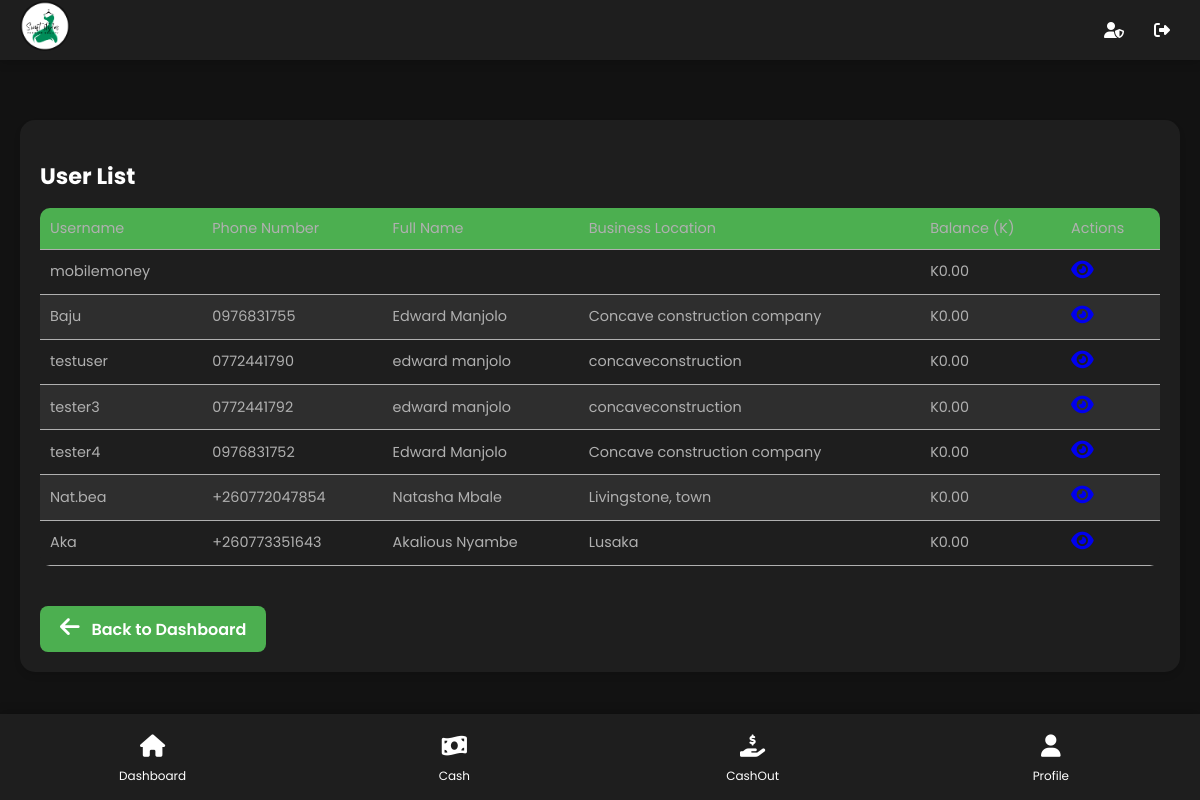
/a/users/ (signed in), run on an earlier commit of the app's database.
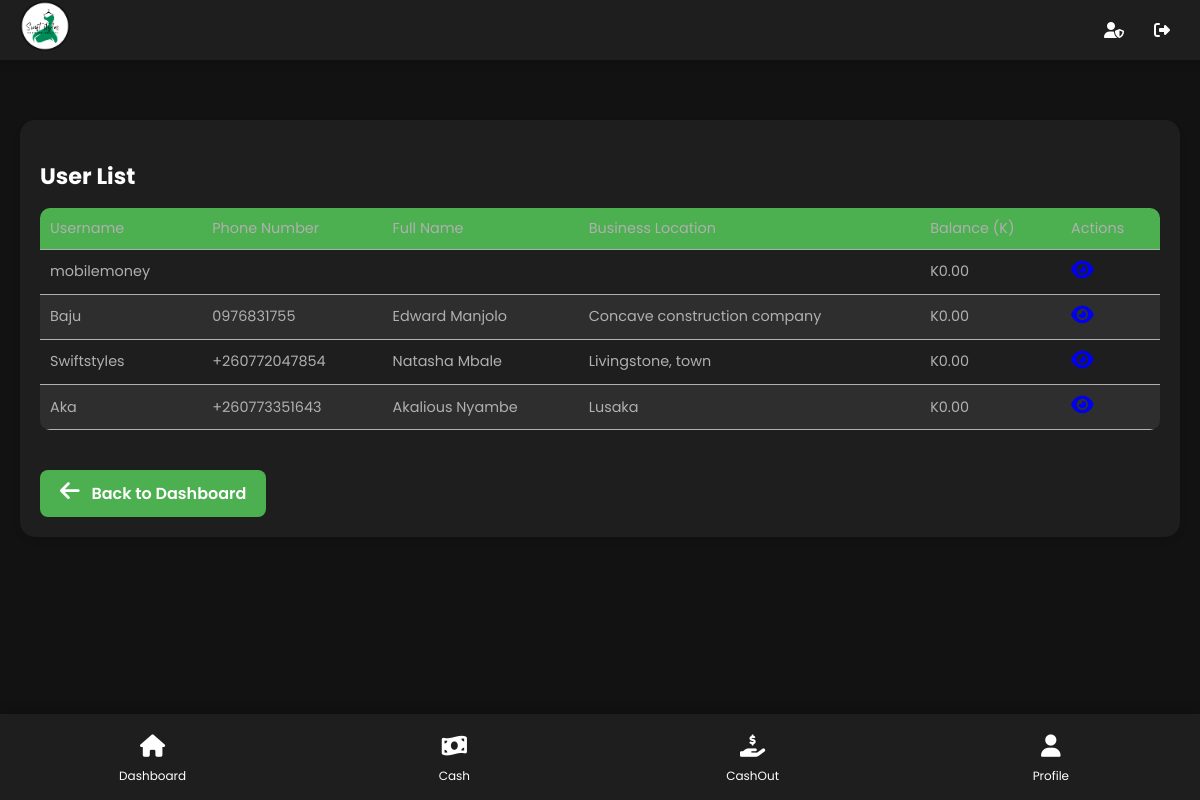
And on a later commit of the database.
### users/models.py (models this page shows, shortened)
class CustomUser(AbstractUser):
    first_name = models.CharField(max_length=100)
    last_name = models.CharField(max_length=100)
    phone_number = models.CharField(max_length=13, unique=True)
    house_number = models.CharField(max_length=50)
    business_location = models.CharField(max_length=255)
    profile_pic = models.ImageField(upload_to='profile_pics/', null=True, blank=True)
    profile_pic_thumbnail = models.ImageField(upload_to='profile_pics/thumbnails/', null=True, blank=True)
    is_approved = models.BooleanField(default=False)
    is_admin = models.BooleanField(default=False)  # Add this line

### mma/models.py (models this page shows, shortened)
class Balance(models.Model):
    agent = models.OneToOneField(CustomUser, on_delete=models.CASCADE)
    request_limit = models.DecimalField(max_digits=10, decimal_places=2, default=100)
    cash = models.DecimalField(max_digits=10, decimal_places=2, default=0)
    last_cashout = models.DateField(null=True, blank=True)
    float = models.DecimalField(max_digits=10, decimal_places=2, default=0)
    interest = models.DecimalField(max_digits=10, decimal_places=2, default=0)

### mma/views.py (the view)
# urls.py: path('a/users/', views.admin_user_list, name='a_user_list'),
@user_passes_test(is_admin)
def admin_user_list(request):
    users = CustomUser.objects.all()
    user_data = []
    for user in users:
        balance = Balance.objects.filter(agent=user).first()  # Fetch the balance for each user
        user_data.append({
            'user': user,
            'balance': balance.cash if balance else 0.00  # Assuming 'cash' is the balance field
        })
    return render(request, 'mma/admin_user_list.html', {'user_data': user_data})

### mma/views.py (called while the page is built)
def is_admin(user):
    return user.is_staff

### mma/templates/mma/admin_user_list.html (shortened to what this page needs)
{% extends 'mma/base.html' %}
{% block content %}
    <div class="dashboard-container">
        <div class="card">
            <h2 class="card-title">User List</h2>
            <div class="table-responsive">
                <table>
                    <thead>
                        <tr>
                            <th>Username</th>
                            <th>Phone Number</th>
                            <th>Full Name</th>
                            <th>Business Location</th>
                            <th>Balance (K)</th>
                            <th>Actions</th>
                        </tr>
                    </thead>
                    <tbody>
                        {% for item in user_data %}
                            <tr>
                                <td>{{ item.user.username }}</td>
                                <td>{{ item.user.phone_number }}</td>
                                <td>{{ item.user.first_name }} {{ item.user.last_name }}</td>
                                <td>{{ item.user.business_location }}</td>
                                <td>K{{ item.balance|floatformat:2 }}</td>
                                <td>
                                    <a href="{% url 'a_user_detail' user.id %}" class="">
                                        <i class="fas fa-eye icon"></i>
                                    </a>
                                </td>
                            </tr>
                        {% empty %}
                            <tr>
                                <td colspan="3">No users found.</td>
                            </tr>
                        {% endfor %}
                    </tbody>
                </table>
            </div>
            <div class="btn-container">
                <a href="{% url 'a_dashboard' %}" class="btn btn-primary">
                    <i class="fas fa-arrow-left icon"></i> Back to Dashboard
                </a>
            </div>
        </div>
    </div>
{% endblock %}

### mma/templates/mma/base.html (shortened to what this page needs)
<!DOCTYPE html>
{% load static %}
<html lang="en">
<head>
    <link rel="stylesheet" href="https://cdnjs.cloudflare.com/ajax/libs/font-awesome/6.4.0/css/all.min.css">
</head>
<body>
<header>
<a href="{% url 'product_list' %}" class="logo">
    <img src="{% static 'logo.png' %}" alt="SwiftStyles Logo" style="width: 50px; height: 50px; border-radius: 50%;">
</a>
    <nav class="top-nav">
        {% if user.is_authenticated %}
            {% if user.username == 'mobilemoney' %}
                <a href="{% url 'a_dashboard' %}" class="top-nav-item {% if request.resolver_match.url_name == 'a_dashboard' %}active-page{% endif %}" title="Admin"><i class="fas fa-user-shield"></i></a>
            {% endif %}
            <a href="{% url 'custom_logout' %}" class="top-nav-item {% if request.resolver_match.url_name == 'custom_logout' %}active-page{% endif %}" title="Logout"><i class="fas fa-sign-out-alt"></i></a>
            {% else %}
            <a href="{% url 'login' %}" class="top-nav-item {% if request.resolver_match.url_name == 'login' %}active-page{% endif %}" title="Login">
                <i class="fas fa-sign-in-alt"></i>
            </a>
        {% endif %}
    </nav>
</header>
<div class="messages">
</div>
<div class="container">
    <main>
        {% block content %}{% endblock %}
    </main>
</div>
<nav class="bottom-nav">
    {% if user.is_authenticated %}
        <a href="{% url 'dashboard' %}" class="icon-btn {% if request.resolver_match.url_name == 'dashboard' %}active-page{% endif %}" title="Dashboard">
            <span class="icon"><i class="fas fa-home"></i></span>
            <span class="icon-text">Dashboard</span>
        </a>
        <a href="{% url 'request_cash' %}" class="icon-btn {% if request.resolver_match.url_name == 'request_cash' %}active-page{% endif %}" title="Request Cash">
            <span class="icon"><i class="fas fa-money-bill-wave"></i></span>
            <span class="icon-text">Cash</span>
        </a>
        <a href="{% url 'cashout' %}" class="icon-btn {% if request.resolver_match.url_name == 'cashout' %}active-page{% endif %}" title="Cash Out">
            <span class="icon"><i class="fas fa-hand-holding-usd"></i></span>
            <span class="icon-text">CashOut</span>
        </a>
        <a href="{% url 'profile' %}" class="icon-btn {% if request.resolver_match.url_name == 'profile' %}active-page{% endif %}" title="Profile">
            <span class="icon"><i class="fas fa-user"></i></span>
            <span class="icon-text">Profile</span>
        </a>
    {% endif %}
</nav>
</body>
</html>

### mma/templates/mma/base.html (style rules this page uses)
:root { --primary-color: #4CAF50; --secondary-color: #2196F3; --background-color: #121212; --card-background: #1E1E1E; --text-color: #FFFFFF; --secondary-text: #B0B0B0; --nav-height: 60px; --table-header-bg: #333; --table-row-bg: #1E1E1E; --table-row-alt-bg: #2E2E2E; }
body { font-family: 'Poppins', sans-serif; background-color: var(--background-color); color: var(--text-color); margin: 0; padding: 0; padding-top: var(--nav-height); padding-bottom: 70px; }
header { background-color: var(--card-background); position: fixed; top: 0; left: 0; right: 0; height: var(--nav-height); display: flex; align-items: center; justify-content: space-between; padding: 0 20px; box-shadow: 0 2px 10px rgba(0,0,0,0.2); z-index: 1000; }
.logo { font-size: 1.5em; font-weight: 700; color: var(--primary-color); text-decoration: none; text-transform: uppercase; letter-spacing: 1px; }
.top-nav { display: flex; align-items: center; }
.top-nav-item { color: var(--text-color); text-decoration: none; padding: 5px 10px; border-radius: 5px; transition: background-color 0.3s, color 0.3s; margin-left: 10px; }
.bottom-nav { position: fixed; bottom: 0; left: 0; right: 0; background-color: var(--card-background); display: flex; justify-content: space-around; padding: 10px 0; box-shadow: 0 -2px 10px rgba(0,0,0,0.2); }
.icon-btn { display: flex; flex-direction: column; align-items: center; background-color: transparent; border: none; color: var(--text-color); text-decoration: none; padding: 5px 10px; border-radius: 10px; transition: background-color 0.3s, transform 0.3s, color 0.3s; min-width: 60px; }
.icon { font-size: 1.4em; margin-bottom: 4px; }
.icon-text { font-size: 0.75em; text-align: center; white-space: nowrap; }
main { margin-top: 20px; padding: 0 20px; }
.card { background-color: var(--card-background); border-radius: 15px; padding: 20px; box-shadow: 0 4px 15px rgba(0, 0, 0, 0.1); transition: transform 0.3s, box-shadow 0.3s; }
.card-title { font-size: 1.5em; margin-bottom: 10px; color: var(--primary-color); }
.btn { background-color: var(--primary-color); color: var(--text-color); border: none; border-radius: 25px; padding: 12px 24px; cursor: pointer; font-weight: 600; text-decoration: none; display: inline-block; transition: background-color 0.3s, transform 0.3s, box-shadow 0.3s; text-align: center; }
table { width: 100%; border-collapse: separate; border-spacing: 0; margin-bottom: 20px; border-radius: 10px; overflow: hidden; }
th, td { padding: 15px; text-align: left; }
thead { background-color: var(--primary-color); }
tbody tr:nth-child(odd) { background-color: var(--table-row-bg); }
tbody tr:nth-child(even) { background-color: var(--table-row-alt-bg); }
th { color: var(--text-color); font-weight: 600; }
td { color: var(--secondary-text); }
.messages { margin: 20px; padding: 10px; max-width: 800px; margin-left: auto; margin-right: auto; }

### mma/templates/mma/admin_user_list.html (style rules this page uses)
.dashboard-container { display: flex; flex-direction: column; gap: 20px; }
.card { background-color: var(--card-background); border-radius: 15px; padding: 20px; margin-bottom: 20px; box-shadow: 0 4px 6px rgba(0, 0, 0, 0.1); }
.card-title { color: var(--text-color); font-size: 1.4rem; margin-bottom: 15px; }
.table-responsive { overflow-x: auto; }
table { width: 100%; border-collapse: collapse; font-size: 0.9em; }
th, td { padding: 10px; text-align: left; border-bottom: 1px solid var(--secondary-text); }
th { color: var(--secondary-text); font-weight: normal; }
.btn-container { display: flex; justify-content: flex-start; margin-top: 20px; }
.btn { padding: 10px 20px; border: none; background-color: var(--primary-color); color: white; border-radius: 8px; cursor: pointer; text-decoration: none; display: inline-block; }
.btn .icon { margin-right: 8px; }

What changed in the data, as far as the page shows it:
removed CustomUser: user.username "testuser", user.phone_number "0772441790", user.first_name "edward", user.last_name "manjolo", user.business_location "concaveconstruction", balance "0.00"
removed CustomUser: user.username "tester3", user.phone_number "0772441792", user.first_name "edward", user.last_name "manjolo", user.business_location "concaveconstruction", balance "0.00"
removed CustomUser: user.username "tester4", user.phone_number "0976831752", user.first_name "Edward", user.last_name "Manjolo", user.business_location "Concave construction company", balance "0.00"
changed CustomUser "Natasha": user.username "Nat.bea" → "Swiftstyles"
